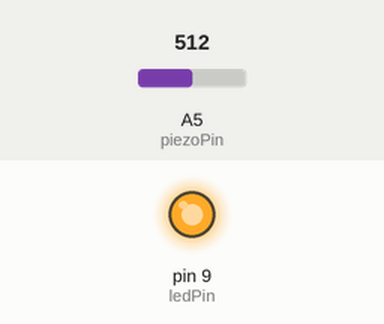
Recording of a sketch running on a simulated Arduino Uno, built with avr-gcc and run on an emulated ATmega328P. On the bench: output pins drawn as LEDs (lit = HIGH). The test bench sets the inputs (shaded band); at power-on: A5 (piezoPin) = 512.

Above: at 1.8 s.
1.9 s: A5 (piezoPin) set to 65
3.4 s: A5 (piezoPin) set to 55
At 4.3 s:
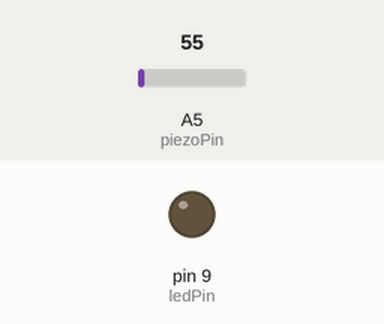
Timing chart, 0 to 6.4 s (numbered marks = the images above; inputs shaded):
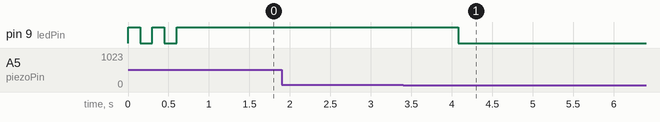

The sketch:

Projeto13.ino
```cpp
// Projeto 13 - Sensor de batida piezo

#define threshold    60

byte ledPin = 9;                      // led no pino digital 9
byte piezoPin = 5;                    // piezo no pino analógico 5
int sensorValue = 0;                  // armazena o valor lido do sensor
float ledValue = 0;                   // brilho do led

void
setup()
{
  pinMode(ledPin, OUTPUT);
  for (byte x = 0; x < 2; x++)
  {
    digitalWrite(ledPin, HIGH);
    delay(150);
    digitalWrite(ledPin, LOW);
    delay(150);
  }
}

void
loop()
{
  sensorValue = analogRead(piezoPin);      // lê o valor do sensor

  if (sensorValue >= threshold)
    ledValue = 255;                        // se for detectadada uma batida o brilho do led será máximo

  analogWrite(ledPin, (int) ledValue);

  ledValue -= 0.05;                        // o led apaga lentamente

  if (ledValue <= 0)                       // impede de o valor de ledValue ser menor do que zero
    ledValue = 0;
}
```

Measured:
- the behaviour switches between 60 and 59 on A5 (piezoPin) (found by bisection; images 0 and 1)
- after the input at 1.9 s, every drawn part: stays the same
- after the input at 3.4 s, pin 9 (ledPin): HIGH → LOW after 0.68 s
- by itself, pin 9 (ledPin): alternates HIGH for 0.15 s and LOW for 0.15 s, 4 changes in all, then stays HIGH
